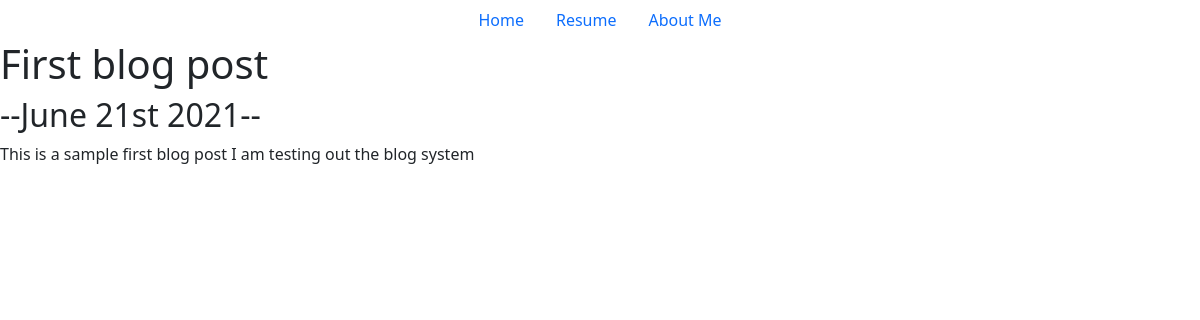
Page /blog/1/ on the committed database.
### blog/models.py (models this page shows)
class Blog(models.Model):
    title = models.CharField(max_length=100)
    description = models.TextField()
    date = models.DateField()

### blog/views.py (the view)
# urls.py: path('<int:blog_id>/', views.detail, name='detail'),
def detail(request, blog_id):
    blog = get_object_or_404(Blog, pk=blog_id)
    return render(request, 'blog/detail.html', {'blog':blog})

### blog/templates/blog/detail.html
{% extends 'portfolio/base.html' %}
{% block content %}
<h1>{{ blog.title }}</h1>
<h2>--{{ blog.date|date:'F jS Y' }}--</h2>
<p> {{ blog.description|safe }} </p>
{% endblock %}

### rows in the picture
Blog: title "First blog post", date "June 21st 2021", description "This is a sample first blog post I am testing out the blog system"
